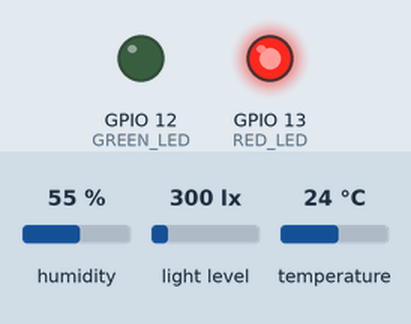
Recording of a sketch running on a simulated ESP32. Parts: output pins drawn as LEDs (lit = HIGH). Inputs (shaded band) come from the test bench; at power-on: humidity 55 %, light level 300 lx, temperature 24 °C. WiFi joins after 1.5 s; servers stay silent unless stated; uploads are accepted with an empty reply; what the sketch prints to the serial monitor is not drawn.

Above: at 1.7 s.
At 7.7 s:
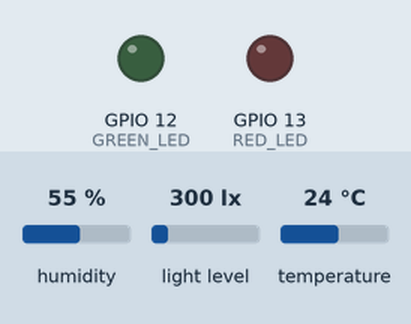
At 13.5 s:
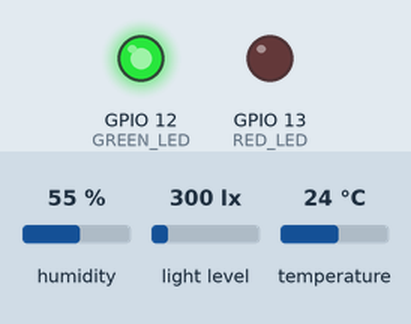
Timing chart, 0 to 16.1 s (numbered marks = the images above):
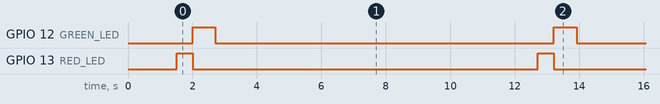

The sketch:

http_client.ino
```cpp
#include <WiFi.h>
#include <HTTPClient.h>
#include <DHT.h>
#include <Wire.h>
#include <Adafruit_VEML7700.h>

// Wi-Fi nastavenie
const char* ssid = "ASUS";
const char* password = "mustang123";
const uint8_t bssid[] = { 0x70, 0x4D, 0x7B, 0x51, 0xBA, 0xA0 };
const char* serverUrl = "http://192.168.2.51/";

// Statická IP konfigurácia
IPAddress staticIP(192, 168, 2, 149);
IPAddress gateway(192, 168, 2, 1);
IPAddress subnet(255, 255, 255, 0);
IPAddress primaryDNS(192, 168, 2, 1);
IPAddress secondaryDNS(0, 0, 0, 0);

// Nastavenie pinov pre senzory
#define DHTPIN 14
#define DHTTYPE DHT22
#define RED_LED 13
#define GREEN_LED 12
#define SDA_PIN 21
#define SCL_PIN 22

DHT dht(DHTPIN, DHTTYPE);
Adafruit_VEML7700 veml7700;

void setup() {
  Serial.begin(115200);
  pinMode(RED_LED, OUTPUT);
  pinMode(GREEN_LED, OUTPUT);
  Wire.begin(SDA_PIN, SCL_PIN);
  dht.begin();

  if (!veml7700.begin()) {
    Serial.println("Chyba: VEML7700 sa nepodarilo inicializovať!");
    while (true)
      ;
  }

  Serial.println("Nastavujem statickú IP adresu...");
  if (!WiFi.config(staticIP, gateway, subnet, primaryDNS, secondaryDNS)) {
    Serial.println("Nastavenie statickej IP zlyhalo!");
  } else {
    Serial.println("Statická IP adresa nastavená.");
  }

  Serial.print("Pripájam sa na WiFi...");
  WiFi.begin(ssid, password, 0, bssid);
  while (WiFi.status() != WL_CONNECTED) {
    delay(500);
    Serial.print(".");
  }
  Serial.print("\nWiFi pripojené: ");
  Serial.println(WiFi.localIP());
}

void loop() {
  // Automatická obnova WiFi spojenia
  if (WiFi.status() != WL_CONNECTED) {
    Serial.println("WiFi odpojené – pokúšam sa znova pripojiť...");
    WiFi.begin(ssid, password, 0, bssid);

    unsigned long start = millis();
    while (WiFi.status() != WL_CONNECTED && millis() - start < 10000) {
      delay(500);
      Serial.print(".");
    }

    if (WiFi.status() == WL_CONNECTED) {
      Serial.println("\nWiFi znovu pripojené.");
    } else {
      Serial.println("\nZlyhalo pripojenie. Skúsim neskôr.");
      delay(5000);
      return;
    }
  }

  digitalWrite(RED_LED, HIGH);
  delay(500);

  float h = dht.readHumidity();
  float t = dht.readTemperature();
  float lux = veml7700.readLux();

  digitalWrite(RED_LED, LOW);
  digitalWrite(GREEN_LED, HIGH);
  delay(500);

  if (isnan(h) || isnan(t) || isnan(lux)) {
    Serial.println("Chyba pri čítaní senzorov!");
    return;
  }

  String json = "{";
  json += "\"teplota\":" + String(t, 1) + ",";
  json += "\"vlhkost\":" + String(h, 1) + ",";
  json += "\"lux\":" + String(lux, 1) + ",";
  json += "}";

  Serial.println("Odosielam dáta:");
  Serial.println(json);

  // Opakovanie HTTP požiadavky v prípade zlyhania
  const int maxPokusov = 3;
  bool uspesne = false;

  for (int i = 0; i < maxPokusov && !uspesne; i++) {
    HTTPClient http;
    http.begin(serverUrl);
    http.addHeader("Content-Type", "application/json");

    int responseCode = http.POST(json);

    if (responseCode == 200) {
      Serial.println("Dáta uložené do databázy.");
      uspesne = true;
    } else {
      Serial.print("Chyba (pokus ");
      Serial.print(i + 1);
      Serial.print("): ");
      Serial.println(responseCode);
      delay(3000);
    }

    String response = http.getString();
    Serial.println("Odpoveď servera:");
    Serial.println(response);

    http.end();
  }

  digitalWrite(GREEN_LED, LOW);
  delay(10000);
}
```

Measured:
- by itself, GPIO 12 (GREEN_LED): alternates HIGH for 0.70 s and LOW for 10.5 s
- by itself, GPIO 13 (RED_LED): alternates HIGH for 0.51 s and LOW for 10.7 s
- by itself, everything shown: repeats every 11.2 s, in 3 steps
